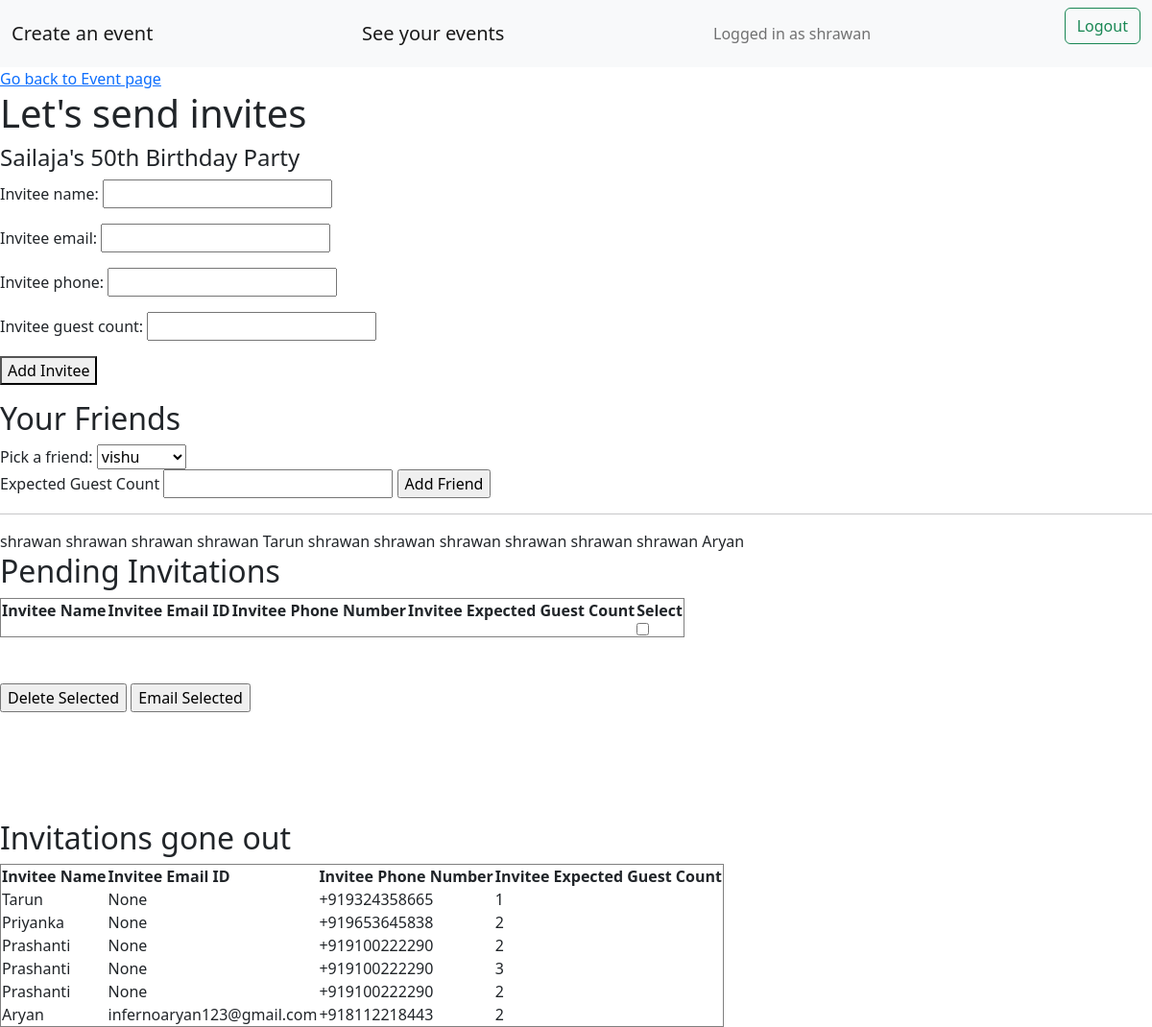
The page /event/sailajasbirthdaybash/sendinvites (signed in) on the database its author committed.
### accounts/models.py (models this page shows, shortened)
class Account(AbstractBaseUser):
    email = models.EmailField(verbose_name="email",max_length=60,unique=True)
    username = models.CharField(max_length=30,unique=True)
    date_joined = models.DateTimeField(verbose_name="date joined",auto_now_add=True)
    last_login = models.DateTimeField(verbose_name="last login",auto_now=True)
    is_admin = models.BooleanField(default=False)
    is_active = models.BooleanField(default=True)
    is_staff = models.BooleanField(default=False)
    is_superuser = models.BooleanField(default=False)
    profile_image = models.ImageField(max_length=255,upload_to = get_profile_image_filepath, null = True, blank = True)
    hide_email = models.BooleanField(default=True)
    phone_number = PhoneNumberField(unique=True)
    USERNAME_FIELD = 'email'
    REQUIRED_FIELDS = ['username','phone_number']
    objects = MyAccountManager()
    def __str__(self):
        return self.username

### events/models.py (models this page shows, shortened)
class Event(models.Model):
    title = models.CharField(max_length=200)
    eventcode = models.CharField(max_length=50,primary_key=True)
    description = RichTextField(blank=True)
    eventtype = models.CharField(max_length=200)
    created = models.DateTimeField(auto_now_add=True)
    location = models.CharField(max_length=200)
    contactperson = models.CharField(max_length=200)
    contactpersonphone = PhoneNumberField()
    user = models.ForeignKey(Account,on_delete=models.CASCADE)
    mark_event_as_completed = models.BooleanField(default=False)
    image = models.ImageField(upload_to='events/images/',blank=True)
    invitation_email_subject = models.CharField(max_length=200, blank=True)
    invitation_email_content = RichTextField(blank=True)
    invitation_whatsapp_content = models.TextField(blank=True,null=True)
    invitation_image = models.ImageField(upload_to='events/images/',blank=True,null = True)
    eventstartdate = models.DateField()
    eventenddate = models.DateField()
    event_start_time = models.TimeField(default=datetime.time(00, 00))
    event_end_time = models.TimeField(blank = True,null=True)
    information_on_schedule = models.TextField(blank=True,null = True)
    event_venue_iframe = models.TextField(blank = True,null=True)
    event_venue_photo = models.ImageField(upload_to='events/images/',blank=True,null=True)
    eventrange = models.PositiveSmallIntegerField(default = 1)
    information_on_venue = models.TextField(blank=True,null = True)
    rsvp_option = models.BooleanField(default=True)
    scheduling_option = models.BooleanField(default=True)
    gallery_option = models.BooleanField(default=True)
    wishes_option = models.BooleanField(default=True)
    rsvp_code = models.CharField(max_length=7,blank=True)
    theme = models.CharField(max_length=50, choices=THEME_CHOICES, default='default-theme.css')

class Invitee(models.Model):
    eventcode = models.ForeignKey(Event,on_delete=models.CASCADE)
    invitee = models.ForeignKey(Account,on_delete=models.CASCADE,related_name="invitation_for_user")
    invitee_name = models.CharField(max_length=70)
    invitee_email = models.EmailField(max_length=70,null = True, blank = True)
    invitee_phone = PhoneNumberField(null = True, blank = True)
    invitee_email_sent = models.BooleanField(default=False)
    invitee_whatsapp_sent = models.BooleanField(default=False)
    invitee_rsvp = models.BooleanField(default=False)
    invitee_rsvp_reject = models.BooleanField(default=False)
    invitee_guest_count = models.DecimalField(max_digits=1, decimal_places=0)

### invites/views.py (the view, shortened to what this page needs)
# urls.py: path('event/<str:eventcode_key>/sendinvites',views.sendinvites,name='sendinvites'),
@login_required
def sendinvites(request,eventcode_key):
    event = Event.objects.get(user = request.user, eventcode = eventcode_key)
    current_invitees = Invitee.objects.filter(eventcode = event)
    invited_guests = current_invitees.filter(Q(invitee_email_sent = True) | Q(invitee_whatsapp_sent = True))
    invites_pending = current_invitees.filter(invitee_email_sent = False,invitee_whatsapp_sent = False)
    friends = Friend.objects.filter(user = request.user).order_by('-friendship_strength')
    uninvited_friends = []
    invited_friends = list(Invitation.objects.filter(eventcode = event ,invitation_from = event.user))
    invited_friends = [f.user for f in invited_friends]
    for f in friends:
        if f.friend in invited_friends:
            f.invite_sent = True
        else:
            uninvited_friends.append(f.friend)
            f.invite_sent = False
    if request.method == 'GET':
        return render(request,'invites/sendinvites.html',{'form':InviteeForm(),'event':event,'invited_guests':invited_guests,'invites_pending':invites_pending,'uninvited_friends':uninvited_friends,'invited_friends':invited_friends})

### invites/forms.py
class InviteeForm(ModelForm):
    class Meta:
        model = Invitee
        fields = ['invitee_name','invitee_email','invitee_phone','invitee_guest_count']
    def __init__(self, *args, **kwargs):
        super(InviteeForm, self).__init__(*args, **kwargs)
        self.fields['invitee_email'].required = False
        self.fields['invitee_phone'].required = False

### invites/templates/invites/sendinvites.html (shortened to what this page needs)
{% extends 'invites/base.html' %}
{% block content %}
<a href = "{% url 'viewevent' event.eventcode %}">Go back to Event page</a>
<h1>Let's send invites</h1>
<h4>{{ event.title }}</h4>
<form method="POST">
    {{form.as_p}}
    <button type="submit">Add Invitee</button>
</form>
<h2> Your Friends </h2>
<form method="POST" action="{% url 'addfriendinvites' event.eventcode %}">
    <label for="cars">Pick a friend:</label>
    <select name="friend" id="friend">
        {% for f in uninvited_friends %}
            <option value="{{f.id}}">{{f.username}}</option>
        {% endfor %}
    </select>
    <br>
    <label for="friend_guest_count">Expected Guest Count</label>
    <input type="number" name="friend_guest_count" min="0" id = "friend_guest_count">
    <input type = "submit" name = "Add_Friend" value = "Add Friend">
</form>
<hr>
{% for f in invited_friends %}
    {{f}}
{% endfor %}
<h2>Pending Invitations</h2>
<form method = "POST" action="{% url 'finalizeinvitees' event.eventcode %}">
    <table border="1">
        <tr>
            <th>Invitee Name</th>
            <th>Invitee Email ID</th>
            <th>Invitee Phone Number</th>
            <th>Invitee Expected Guest Count</th>
            <th>Select</th>
        </tr>
        <tr>
            <td></td>
            <td></td>
            <td></td>
            <td></td>
            <td> <input type = "checkbox" onClick="toggle(this)"></td>
        </tr>
    </table>
    <br><br>
    <input type = "submit" name = "Delete_Selected" value = "Delete Selected">
    <input type = "submit" name = "Email_Selected" value = "Email Selected">
</form>
<h2>Invitations gone out</h2>
    <table border="1">
        <tr>
            <th>Invitee Name</th>
            <th>Invitee Email ID</th>
            <th>Invitee Phone Number</th>
            <th>Invitee Expected Guest Count</th>
        </tr>
        {% for invitee in invited_guests %}
        <tr>
            <td>{{ invitee.invitee_name }}</td>
            <td>{{ invitee.invitee_email }}</td>
            <td>{{ invitee.invitee_phone }}</td>
            <td>{{ invitee.invitee_guest_count }}</td>
        </tr>
        {% endfor %}
    </table>
{% endblock %}

### invites/templates/invites/base.html (shortened to what this page needs)
<link href="https://cdn.jsdelivr.net/npm/bootstrap@5.2.0/dist/css/bootstrap.min.css" rel="stylesheet">
{% if user.is_authenticated %}
    <nav class="navbar bg-light">
        <div class="container-fluid">
            <a class="navbar-brand" href = "{% url 'createevent' %}">Create an event</a>
            <a class="navbar-brand" href = "{% url 'allactions' %}">See your events</a>
            <span class="navbar-text">
                Logged in as {{ user.username }}
            </span>
            <form method="POST" action = "{% url 'logoutuser' %}">
                <button class="btn btn-outline-success" type="submit">Logout</button>
            </form>
        </div>
    </nav>
{% endif %}
{% block content%}{% endblock %}

### rows shown on the page
Account: username "shrawan"
Event: title "Sailaja's 50th Birthday Party"
Account: username "Tarun"
Account: username "Aryan"
Invitee: invitee_name "Tarun", invitee_email "None", invitee_phone "+919324358665", invitee_guest_count "1"
Invitee: invitee_name "Priyanka", invitee_email "None", invitee_phone "+919653645838", invitee_guest_count "2"
Invitee: invitee_name "Prashanti", invitee_email "None", invitee_phone "+919100222290", invitee_guest_count "2"
Invitee: invitee_name "Prashanti", invitee_email "None", invitee_phone "+919100222290", invitee_guest_count "3"
Invitee: invitee_name "Prashanti", invitee_email "None", invitee_phone "+919100222290", invitee_guest_count "2"
Invitee: invitee_name "Aryan", invitee_email "infernoaryan123@gmail.com", invitee_phone "+918112218443", invitee_guest_count "2"

### other values the page prints
form field friend "vishu"
